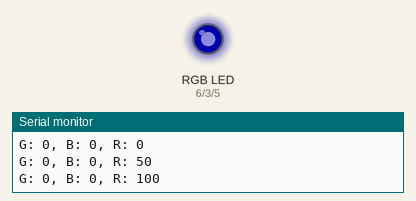
Bench run of a sketch on a simulated Arduino Uno, built with avr-gcc and run on an emulated ATmega328P. On the bench: an RGB LED mixed from three pins (HIGH = lit), the last lines printed to the serial monitor. Dim RGB values are drawn brighter than linear.

Above: at 0.05 s.
At 0.6 s:
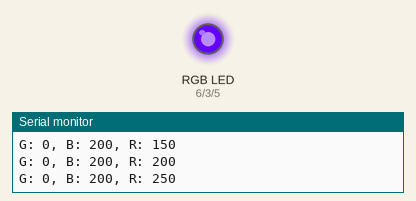
At 1.2 s:
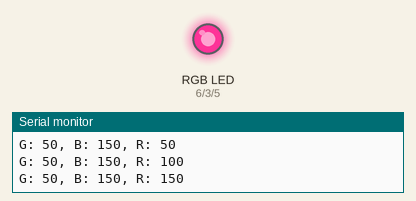
At 2.4 s:
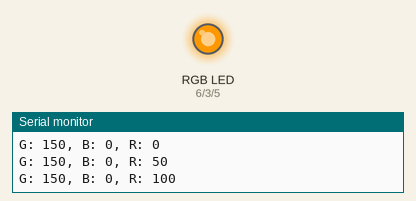
At 3.6 s:
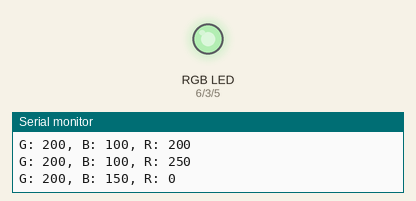
At 4.8 s:
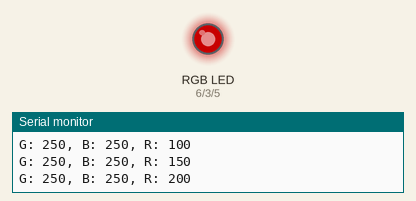
Timing chart, 0 to 6.3 s (numbered marks = the images above):
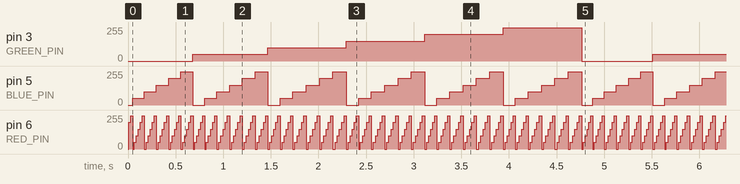

The sketch:

RGB-circuit.ino
```cpp
#define GREEN_PIN 3
#define BLUE_PIN 5
#define RED_PIN 6
#define DELAY_TIME 1 //ms
#define COLOR_LIMIT 254
#define COLOR_STEP 50

short GREEN_COLOR_COUNTER = 0;
short BLUE_COLOR_COUNTER = 0;
short RED_COLOR_COUNTER = 0;

void setup()
{
  Serial.begin(9600);
  pinMode(GREEN_PIN, OUTPUT);
  pinMode(BLUE_PIN, OUTPUT);
  pinMode(RED_PIN, OUTPUT);
  digitalWrite(GREEN_PIN, LOW);
  digitalWrite(BLUE_PIN, LOW);
  digitalWrite(RED_PIN, LOW);
}

void loop()
{

  GREEN_COLOR_COUNTER = 0;
  while(GREEN_COLOR_COUNTER < COLOR_LIMIT)
  {
    BLUE_COLOR_COUNTER = 0;
    while(BLUE_COLOR_COUNTER < COLOR_LIMIT)
    {
      RED_COLOR_COUNTER = 0;
      while(RED_COLOR_COUNTER < COLOR_LIMIT)
      {
        analogWrite(GREEN_PIN, GREEN_COLOR_COUNTER);
        analogWrite(BLUE_PIN, BLUE_COLOR_COUNTER);
        analogWrite(RED_PIN, RED_COLOR_COUNTER);

        Serial.print("G: ");
        Serial.print(GREEN_COLOR_COUNTER);
        Serial.print(", B: ");
        Serial.print(BLUE_COLOR_COUNTER);
        Serial.print(", R: ");
        Serial.print(RED_COLOR_COUNTER);
        Serial.print('\n');

        delay(DELAY_TIME);

        RED_COLOR_COUNTER += COLOR_STEP;
      }
      BLUE_COLOR_COUNTER += COLOR_STEP;
    }
    GREEN_COLOR_COUNTER += COLOR_STEP;
  }
}
```

Measured:
- by itself, pin 3 (GREEN_PIN): repeats every 4.8 s: 100/255 0.82 s, 150/255 0.82 s, 200/255 0.82 s, 250/255 0.82 s, 0/255 0.75 s, 50/255 0.79 s
- by itself, pin 5 (BLUE_PIN): repeats every 0.76 s: 100/255 0.13 s, 150/255 0.13 s, 200/255 0.13 s, 250/255 0.13 s, 0/255 0.12 s, 50/255 0.13 s
- by itself, pin 6 (RED_PIN): repeats every 0.12 s: 250/255 0.02 s, 0/255 0.02 s, 50/255 0.02 s, 100/255 0.02 s, 150/255 0.02 s, 200/255 0.02 s
